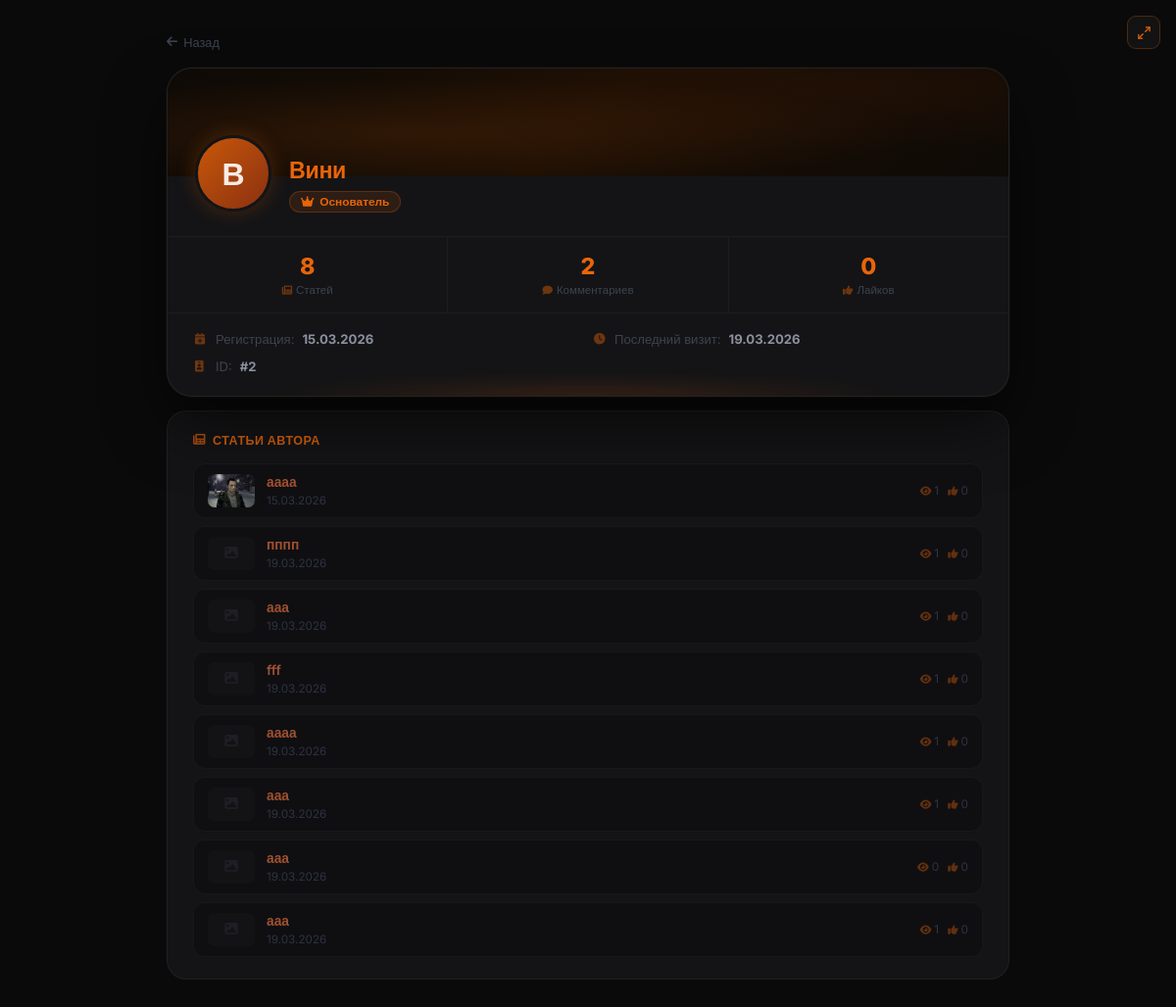
/profile/Вини, run on an earlier commit of the app's database.
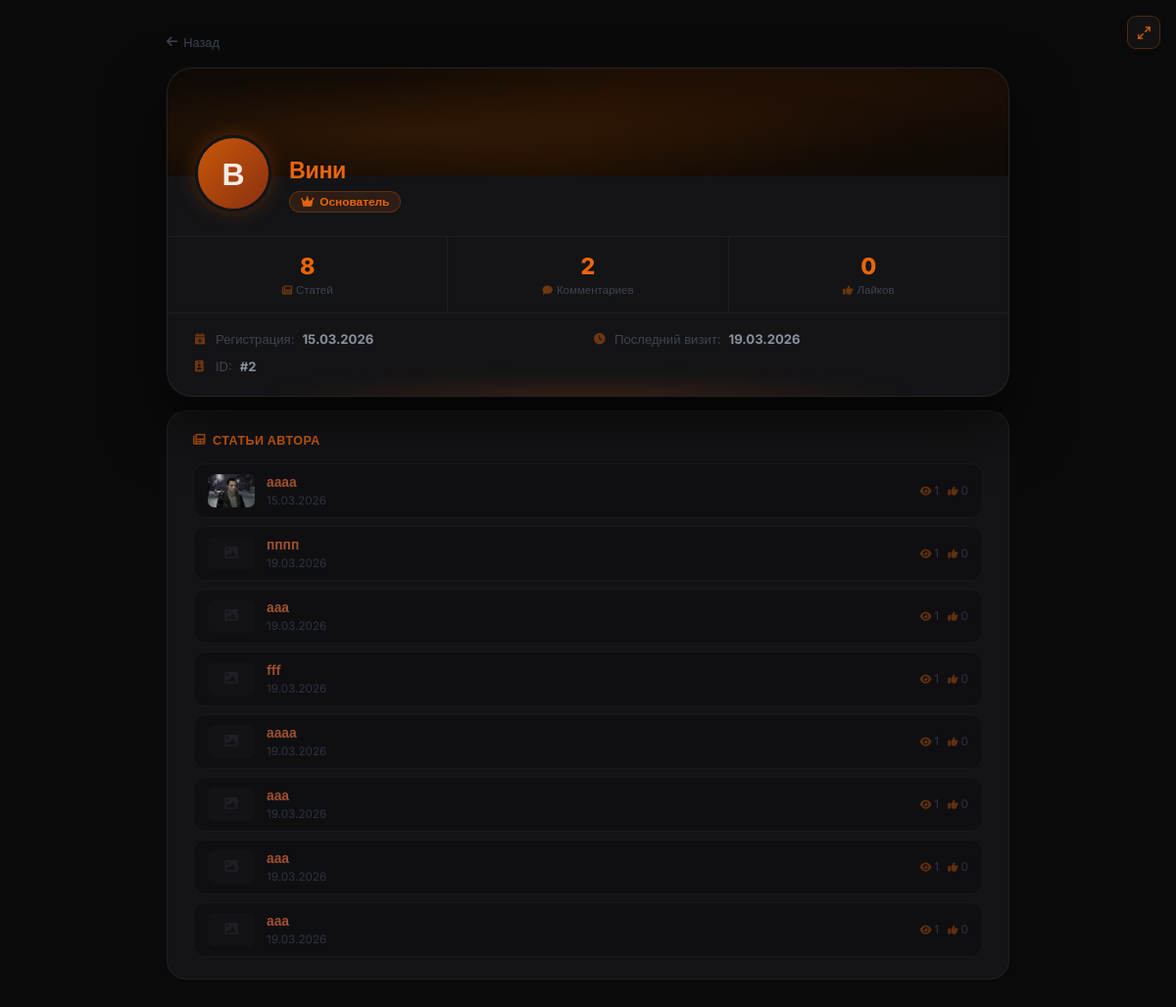
And on a later commit of the database.
### models.py (models this page shows, shortened)
class Article(db.Model):
    __tablename__ = 'articles'
    id          = db.Column(db.Integer, primary_key=True)
    title       = db.Column(db.String(300), nullable=False)
    preview     = db.Column(db.Text, nullable=True)       # краткое описание
    content     = db.Column(db.Text, nullable=False)
    image       = db.Column(db.String(500), nullable=True)  # URL изображения (старый способ)
    image_file  = db.Column(db.String(300), nullable=True)  # имя файла загруженного изображения
    video_url   = db.Column(db.String(500), nullable=True)  # ссылка на YouTube
    video_file  = db.Column(db.String(300), nullable=True)  # загруженный видео-файл
    category    = db.Column(db.String(50), default='article')
    views       = db.Column(db.Integer, default=0)
    likes       = db.Column(db.Integer, default=0)
    dislikes    = db.Column(db.Integer, default=0)
    created_at  = db.Column(db.DateTime, default=datetime.utcnow)
    updated_at  = db.Column(db.DateTime, default=datetime.utcnow, onupdate=datetime.utcnow)
    author_id   = db.Column(db.Integer, db.ForeignKey('users.id'), nullable=False)
    game_id     = db.Column(db.Integer, db.ForeignKey('games.id'), nullable=True)
    comments    = db.relationship('Comment',      backref='article', lazy='dynamic',
                                  cascade='all, delete-orphan')
    votes       = db.relationship('Vote',         backref='article', lazy='dynamic',
                                  cascade='all, delete-orphan')
    extra_pages = db.relationship('ExtraPage',    backref='article', lazy='dynamic',
                                  cascade='all, delete-orphan')
    dropdown_items = db.relationship('DropdownItem', backref='article', lazy='dynamic',
                                     cascade='all, delete-orphan', order_by='DropdownItem.order')
    article_views  = db.relationship('ArticleView',  backref='article', lazy='dynamic',
                                     cascade='all, delete-orphan')
    def get_image_url(self):
        if self.image_file:
            return f'/static/uploads/{self.image_file}'
        if self.image:
            return self.image
        return None

### app.py (the view)
@app.route('/profile/<username>')
def profile(username):
    user = User.query.filter_by(username=username).first_or_404()
    can_see_email = (current_user.is_authenticated and
                     (current_user.id == user.id or current_user.role >= 3))
    return render_template('profile.html', user=user, can_see_email=can_see_email)

### app.py (called while the page is built)
@app.before_request
def update_last_seen():
    if current_user.is_authenticated:
        current_user.last_seen = datetime.utcnow()
        db.session.commit()

@app.after_request
def add_security_headers(response):
    if request.path.startswith('/game'):
        response.headers['X-Frame-Options'] = 'SAMEORIGIN'
    else:
        response.headers['X-Frame-Options'] = 'DENY'
    response.headers['X-Content-Type-Options'] = 'nosniff'
    response.headers['X-XSS-Protection']       = '1; mode=block'
    response.headers.pop('Server', None)
    response.headers.pop('X-Powered-By', None)
    return response

### models.py (called while the page is built)
    def is_banned(self):
        if self.banned_until and self.banned_until > datetime.utcnow():
            return True
        return False

### templates/profile.html (shortened to what this page needs)
{% extends "base.html" %}
{% block content %}
<div class="profile-outer">
<div class="profile-inner">
    <a onclick="history.length > 1 ? history.back() : window.location='{{ url_for('forum') }}'; return false;" href="{{ url_for('forum') }}" class="back-link">
        <i class="fas fa-arrow-left"></i> Назад
    </a>
    <div class="profile-main-card">
        <div class="profile-banner"></div>
        <div class="profile-info-row">
            <label class="profile-avatar" {% if user.id == current_user.id %}for="avatarFileQuick" title="Сменить аватарку"{% endif %}>
                {% if user.avatar %}
                    <img src="{{ user.avatar }}" alt="{{ user.username }}">
                {% else %}
                    {{ user.username[0] }}
                {% endif %}
            </label>
            <div class="profile-name-block">
                <div class="profile-username">{{ user.username }}</div>
                {% set role_names = {0: ('Участник', 'fas fa-user'), 1: ('Модератор', 'fas fa-shield-alt'), 2: ('Редактор', 'fas fa-pen'), 3: ('Ст. Модератор', 'fas fa-user-shield'), 4: ('Основатель', 'fas fa-crown')} %}
                {% set rname, ricon = role_names.get(user.role, ('Участник', 'fas fa-user')) %}
                <div class="role-badge role-{{ user.role }}"><i class="{{ ricon }}"></i> {{ rname }}</div>
            </div>
        </div>
        <div class="profile-stats">
            <div class="stat-box">
                <span class="stat-num">{{ user.articles.count() }}</span>
                <div class="stat-lbl"><i class="fas fa-newspaper"></i> Статей</div>
            </div>
            <div class="stat-box">
                <span class="stat-num">{{ user.comments.count() }}</span>
                <div class="stat-lbl"><i class="fas fa-comment"></i> Комментариев</div>
            </div>
            <div class="stat-box">
                <span class="stat-num">{% set tl = namespace(v=0) %}{% for art in user.articles %}{% set tl.v = tl.v + art.likes %}{% endfor %}{{ tl.v }}</span>
                <div class="stat-lbl"><i class="fas fa-thumbs-up"></i> Лайков</div>
            </div>
        </div>
        <div class="profile-details">
            <div class="detail-row"><i class="fas fa-calendar-plus"></i> Регистрация: <strong>{% if user.created_at %}{{ user.created_at.strftime('%d.%m.%Y') }}{% else %}—{% endif %}</strong></div>
            <div class="detail-row"><i class="fas fa-clock"></i> Последний визит: <strong>{% if user.last_seen %}{{ user.last_seen.strftime('%d.%m.%Y') }}{% else %}—{% endif %}</strong></div>
            <div class="detail-row"><i class="fas fa-id-badge"></i> ID: <strong>#{{ user.id }}</strong></div>
        </div>
    </div>
    {% if user.articles.count() > 0 %}
    <div class="sub-card">
        <div class="sub-title"><i class="fas fa-newspaper"></i> Статьи автора</div>
        {% for art in user.articles.limit(10) %}
        <a href="{{ url_for('article', article_id=art.id) }}" class="art-item">
            {% if art.get_image_url() %}
                <img src="{{ art.get_image_url() }}" class="art-thumb" alt="">
            {% else %}
                <div class="art-thumb-ph"><i class="fas fa-image" style="font-size:0.85rem;"></i></div>
            {% endif %}
            <div style="flex:1; min-width:0; position:relative; z-index:1;">
                <div class="art-title-text">{{ art.title }}</div>
                <div class="art-date">{{ art.created_at.strftime('%d.%m.%Y') }}</div>
            </div>
            <div class="art-stats" style="position:relative; z-index:1;">
                <span><i class="fas fa-eye"></i> {{ art.views }}</span>
                <span><i class="fas fa-thumbs-up"></i> {{ art.likes }}</span>
            </div>
        </a>
        {% endfor %}
    </div>
    {% endif %}
</div>
</div>
{% endblock %}

What changed in the data, as far as the page shows it:
changed Article (number 7 of 8 on the later page): views "0" → "1"
